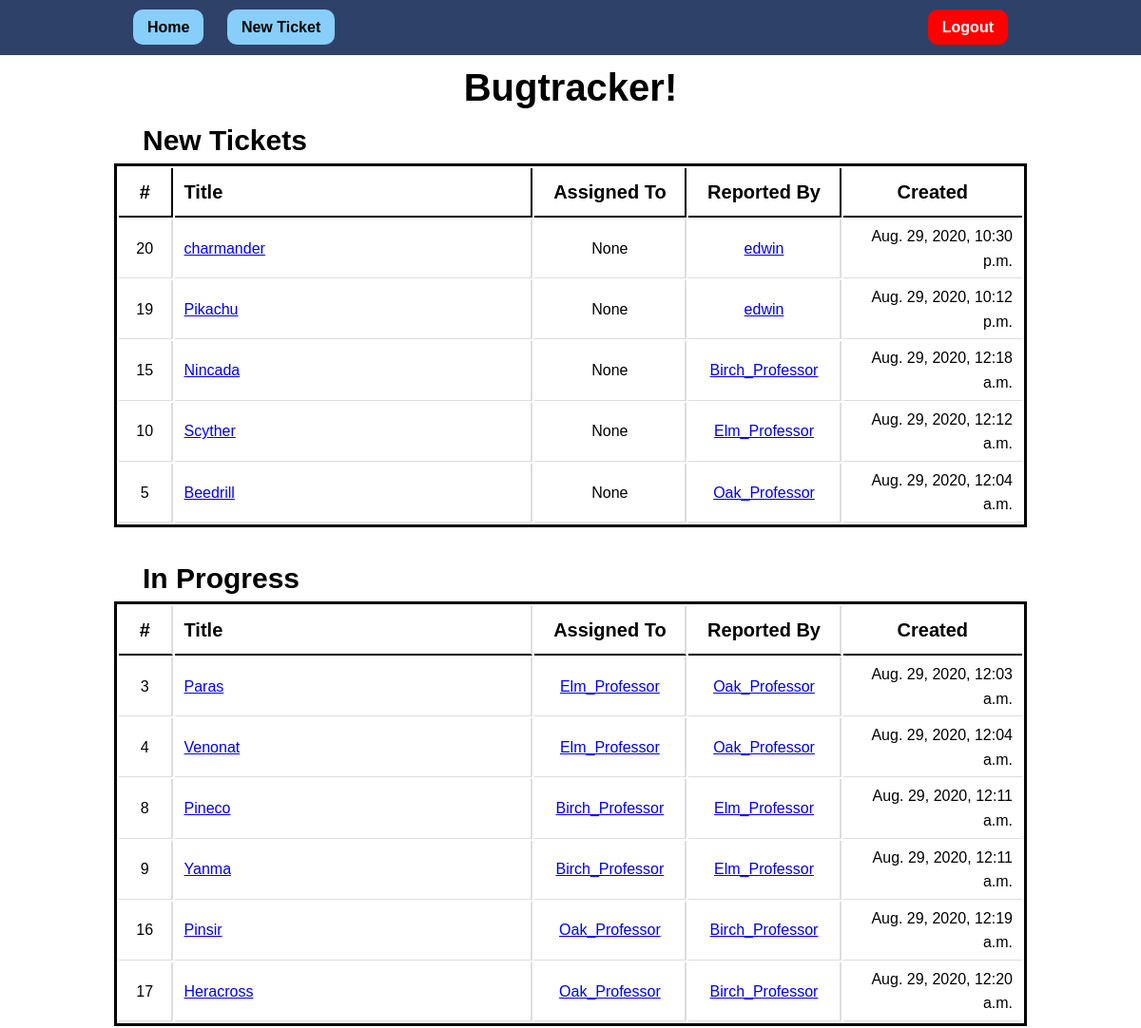
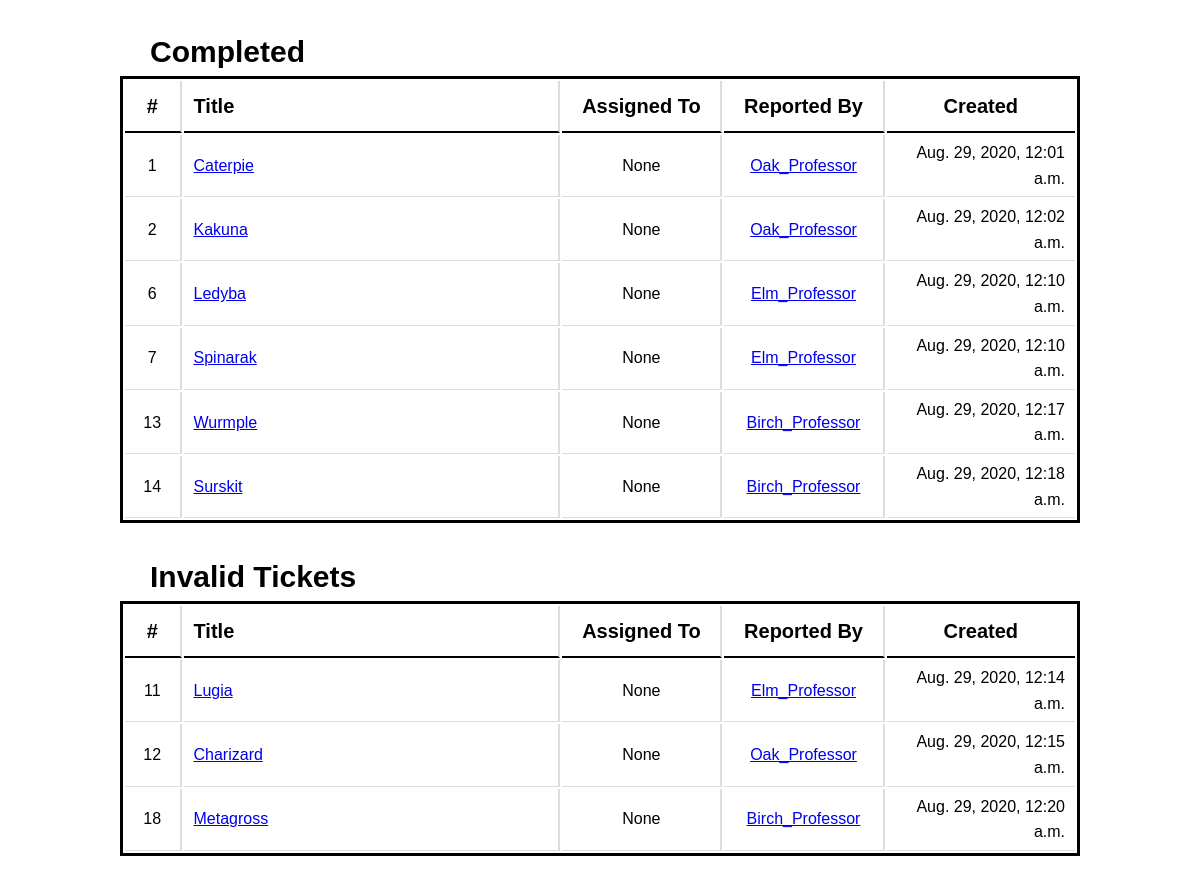
The app's page / (signed in) with its own data (2 pictures, top to bottom).
### bugtracker_app/models.py (models this page shows)
class Ticket(models.Model):
    title = models.CharField(max_length=300)
    date = models.DateTimeField(default=timezone.now)
    description = models.TextField(default="")
    filed_by = models.ForeignKey(
        MyUser, on_delete=models.CASCADE, related_name="filed_by"
    )
    assigned_to = models.ForeignKey(
        MyUser,
        on_delete=models.CASCADE,
        related_name="assigned_to",
        blank=True,
        null=True,
        default=None,
    )
    completed_by = models.ForeignKey(
        MyUser,
        on_delete=models.CASCADE,
        related_name="completed_by",
        blank=True,
        null=True,
        default=None,
    )
    NEW = "New"
    IN_PROGRESS = "In Progress"
    DONE = "Done"
    INVALID = "Invalid"
    STATUS_CHOICES = [
        (NEW, "New"),
        (IN_PROGRESS, "In Progress"),
        (DONE, "Done"),
        (INVALID, "Invalid"),
    ]
    status = models.CharField(
        max_length=11,
        choices=STATUS_CHOICES,
        default=NEW,
    )

class MyUser(AbstractUser):
    bio = models.TextField(blank=True, null=True)
    def __str__(self):
        return self.username

### bugtracker_app/views.py (the view)
# urls.py: path('', views.index_view, name="homepage"),
@login_required
def index_view(request):
    tickets = models.Ticket.objects.all()
    new_tickets = tickets.filter(status="New").order_by("-date")
    in_progress_tickets = tickets.filter(status="In Progress")
    done_tickets = tickets.filter(status="Done")
    invalid_tickets = tickets.filter(status="Invalid")
    return render(
        request,
        "index.html",
        {
            "headline": "Bugtracker!",
            "new_tickets": new_tickets,
            "in_progress_tickets": in_progress_tickets,
            "done_tickets": done_tickets,
            "invalid_tickets": invalid_tickets,
        },
    )

### templates/index.html (shortened to what this page needs)
<!DOCTYPE html>
<html lang="en">
    <head>
        {% load static %}
        <link rel="stylesheet" href="{% static 'index.css' %}" />
    </head>
    <body>
        <nav id="nav">
            <div class="container">
                <ul>
                    <a href="/">
                        <li id="blue"><strong>Home</strong></li>
                    </a>
                    <a href="/addticket/">
                        <li id="blue"><strong>New Ticket</strong></li>
                    </a>
                    <a id="right" href="/logout/">
                        <li id="red"><strong>Logout</strong></li>
                    </a>
                </ul>
            </div>
        </nav>
        <h1 class="container">{{ headline }}</h1>
        <div class="container">
            <table>
                <h2>New Tickets</h2>
                <tr>
                    <th id="numH">#</th>
                    <th id="titleH">Title</th>
                    <th id="assignedH">Assigned To</th>
                    <th id="reportedH">Reported By</th>
                    <th id="createdH">Created</th>
                </tr>
                {% for uno in new_tickets %}
                <tr>
                    <td id="num">{{uno.id}}</td>
                    <td id="title">
                        <a href="/ticketdetail/{{ uno.id }}/">{{uno.title}}</a>
                    </td>
                    <td id="assigned">
                        {% if uno.assigned_to %}
                        <a href="/userdetail/{{ uno.filed_by.id }}/">
                            {{uno.assigned_to}}
                        </a>
                        {% else %} {{uno.assigned_to}} {% endif %}
                    </td>
                    <td id="reported">
                        <a href="/userdetail/{{ uno.filed_by.id }}/">
                            {{uno.filed_by}}
                        </a>
                    </td>
                    <td id="created">{{uno.date}}</td>
                </tr>
                {% endfor %}
            </table>
        </div>
        <div class="container">
            <table>
                <h2>In Progress</h2>
                <tr>
                    <th id="num">#</th>
                    <th id="title">Title</th>
                    <th id="assigned">Assigned To</th>
                    <th id="reported">Reported By</th>
                    <th id="createdH">Created</th>
                </tr>
                {% for uno in in_progress_tickets %}
                <tr>
                    <td id="num">{{uno.id}}</td>
                    <td id="title">
                        <a href="/ticketdetail/{{ uno.id }}/">{{uno.title}}</a>
                    </td>
                    <td id="assigned">
                        {% if uno.assigned_to %}
                        <a href="/userdetail/{{ uno.assigned_to.id }}/">
                            {{uno.assigned_to}}
                        </a>
                        {% else %} {{uno.assigned_to}} {% endif %}
                    </td>
                    <td id="reported">
                        <a href="/userdetail/{{ uno.filed_by.id }}/">
                            {{uno.filed_by}}
                        </a>
                    </td>
                    <td id="created">{{uno.date}}</td>
                </tr>
                {% endfor %}
            </table>
        </div>
        <div class="container">
            <table>
                <h2>Completed</h2>
                <tr>
                    <th id="num">#</th>
                    <th id="title">Title</th>
                    <th id="assigned">Assigned To</th>
                    <th id="reported">Reported By</th>
                    <th id="createdH">Created</th>
                </tr>
                {% for uno in done_tickets %}
                <tr>
                    <td id="num">{{uno.id}}</td>
                    <td id="title">
                        <a href="/ticketdetail/{{ uno.id }}/">{{uno.title}}</a>
                    </td>
                    <td id="assigned">
                        {% if uno.assigned_to %}
                        <a href="/userdetail/{{ uno.assigned_to.id }}/">
                            {{uno.assigned_to}}
                        </a>
                        {% else %} {{uno.assigned_to}} {% endif %}
                    </td>
                    <td id="reported">
                        <a href="/userdetail/{{ uno.filed_by.id }}/">
                            {{uno.filed_by}}
                        </a>
                    </td>
                    <td id="created">{{uno.date}}</td>
                </tr>
                {% endfor %}
            </table>
        </div>
        <div class="container">
            <table>
                <h2>Invalid Tickets</h2>
                <tr>
                    <th id="num">#</th>
                    <th id="title">Title</th>
                    <th id="assigned">Assigned To</th>
                    <th id="reported">Reported By</th>
                    <th id="createdH">Created</th>
                </tr>
                {% for uno in invalid_tickets %}
                <tr>
                    <td id="num">{{uno.id}}</td>
                    <td id="title">
                        <a href="/ticketdetail/{{ uno.id }}/">{{uno.title}}</a>
                    </td>
                    <td id="assigned">
                        {% if uno.assigned_to %}
                        <a href="/userdetail/{{ uno.assigned_to.id }}/">
                            {{uno.assigned_to}}
                        </a>
                        {% else %} {{uno.assigned_to}} {% endif %}
                    </td>
                    <td id="reported">
                        <a href="/userdetail/{{ uno.filed_by.id }}/">
                            {{uno.filed_by}}
                        </a>
                    </td>
                    <td id="created">{{uno.date}}</td>
                </tr>
                {% endfor %}
            </table>
        </div>
    </body>
</html>

### static/index.css (style rules this page uses)
body { font-family: Arial, Helvetica, sans-serif; font-size: 16px; margin: 0; line-height: 1.6; }
.container { width: 80%; margin: auto; overflow: hidden; }
#nav { display: flex; background: #2e4169; color: #fff; position: fixed; top: 0; width: 100%; }
#nav ul { padding: 0; list-style: none; }
#nav li { display: inline; padding: 10px 15px; }
#nav #blue { color: black; background: lightskyblue; margin-left: 20px; border-radius: 10px; }
#nav #red { color: white; background: red; margin-right: 20px; border-radius: 10px; }
#nav #right { float: right; }
#nav a { color: #fff; text-decoration: none; }
h1 { padding-top: 60px; font-size: 40px; text-align: center; }
h2 { font-size: 30px; text-align: left; padding-left: 30px; margin: 0; }
table { width: 100%; border: 3px solid black; width: 100%; margin-bottom: 30px; }
th { height: 40px; padding: 5px 10px; text-align: left; border-bottom: 2px solid #000; word-wrap: break-word; font-size: 20px; }
td { padding: 5px 10px; text-align: left; border-bottom: 1px solid #ddd; word-wrap: break-word; }
#numH { border-right: 2px solid #000; text-align: center; width: 6%; }
#num { border-right: 2px solid #ddd; text-align: center; width: 6%; }
#titleH { border-right: 2px solid #000; width: 40%; }
#title { border-right: 2px solid #ddd; width: 40%; }
#assignedH { border-right: 2px solid #000; text-align: center; width: 17%; }
#assigned { border-right: 2px solid #ddd; text-align: center; width: 17%; }
#reportedH { border-right: 2px solid #000; text-align: center; width: 17%; }
#reported { border-right: 2px solid #ddd; text-align: center; width: 17%; }
#createdH { text-align: center; width: 20%; }
#created { text-align: right; width: 20%; }

### records on screen
Ticket: id "20", title "charmander", assigned_to "None", filed_by "edwin", date "Aug. 29, 2020, 10:30 p.m."
Ticket: id "19", title "Pikachu", assigned_to "None", filed_by "edwin", date "Aug. 29, 2020, 10:12 p.m."
Ticket: id "15", title "Nincada", assigned_to "None", filed_by "Birch_Professor", date "Aug. 29, 2020, 12:18 a.m."
Ticket: id "10", title "Scyther", assigned_to "None", filed_by "Elm_Professor", date "Aug. 29, 2020, 12:12 a.m."
Ticket: id "5", title "Beedrill", assigned_to "None", filed_by "Oak_Professor", date "Aug. 29, 2020, 12:04 a.m."
Ticket: id "3", title "Paras", assigned_to "Elm_Professor", filed_by "Oak_Professor", date "Aug. 29, 2020, 12:03 a.m."
Ticket: id "4", title "Venonat", assigned_to "Elm_Professor", filed_by "Oak_Professor", date "Aug. 29, 2020, 12:04 a.m."
Ticket: id "8", title "Pineco", assigned_to "Birch_Professor", filed_by "Elm_Professor", date "Aug. 29, 2020, 12:11 a.m."
Ticket: id "9", title "Yanma", assigned_to "Birch_Professor", filed_by "Elm_Professor", date "Aug. 29, 2020, 12:11 a.m."
Ticket: id "16", title "Pinsir", assigned_to "Oak_Professor", filed_by "Birch_Professor", date "Aug. 29, 2020, 12:19 a.m."
Ticket: id "17", title "Heracross", assigned_to "Oak_Professor", filed_by "Birch_Professor", date "Aug. 29, 2020, 12:20 a.m."
Ticket: id "1", title "Caterpie", assigned_to "None", filed_by "Oak_Professor", date "Aug. 29, 2020, 12:01 a.m."
Ticket: id "2", title "Kakuna", assigned_to "None", filed_by "Oak_Professor", date "Aug. 29, 2020, 12:02 a.m."
Ticket: id "6", title "Ledyba", assigned_to "None", filed_by "Elm_Professor", date "Aug. 29, 2020, 12:10 a.m."
Ticket: id "7", title "Spinarak", assigned_to "None", filed_by "Elm_Professor", date "Aug. 29, 2020, 12:10 a.m."
Ticket: id "13", title "Wurmple", assigned_to "None", filed_by "Birch_Professor", date "Aug. 29, 2020, 12:17 a.m."
Ticket: id "14", title "Surskit", assigned_to "None", filed_by "Birch_Professor", date "Aug. 29, 2020, 12:18 a.m."
Ticket: id "11", title "Lugia", assigned_to "None", filed_by "Elm_Professor", date "Aug. 29, 2020, 12:14 a.m."
Ticket: id "12", title "Charizard", assigned_to "None", filed_by "Oak_Professor", date "Aug. 29, 2020, 12:15 a.m."
Ticket: id "18", title "Metagross", assigned_to "None", filed_by "Birch_Professor", date "Aug. 29, 2020, 12:20 a.m."

### other values on screen
{{ headline }} "Bugtracker!"
